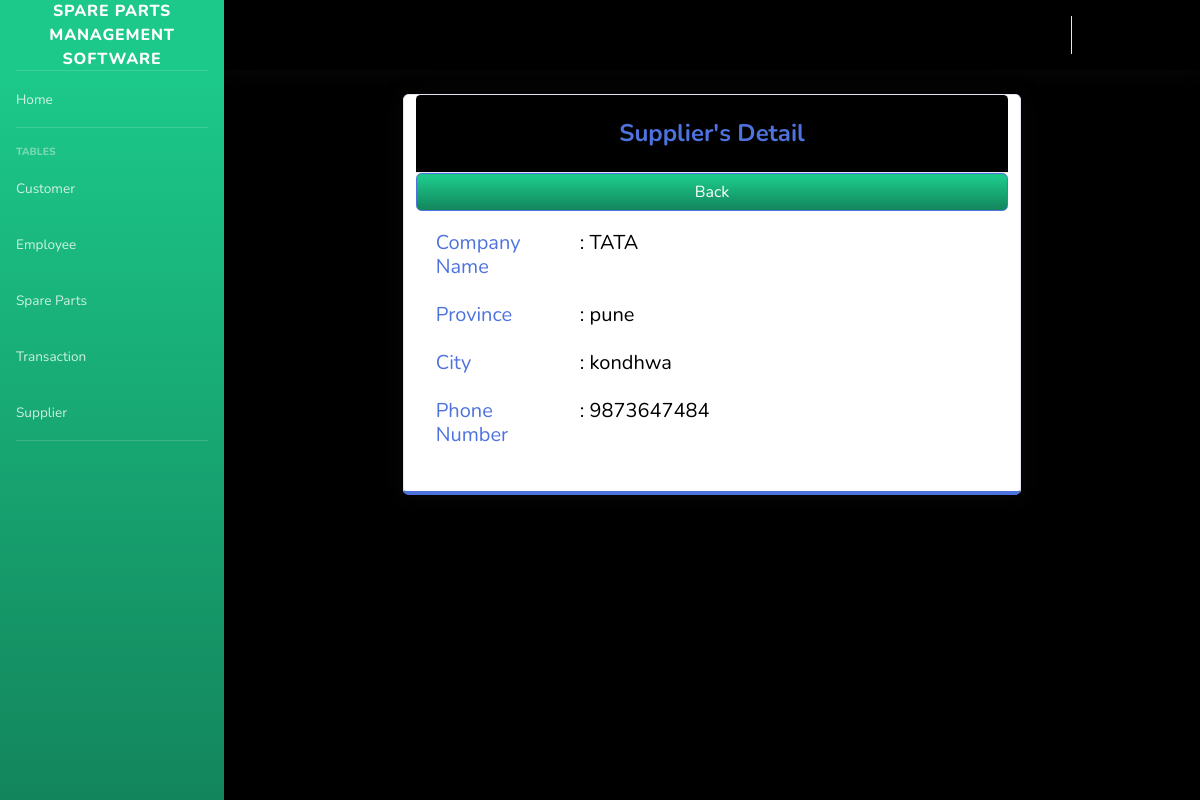
The page /pages/sup_searchfrm.php?id=17 (signed in) on the database its author committed.
### tables this page shows
CREATE TABLE `supplier` (
  `SUPPLIER_ID` int(11) NOT NULL,
  `COMPANY_NAME` varchar(50) DEFAULT NULL,
  `LOCATION_ID` int(11) NOT NULL,
  `PHONE_NUMBER` varchar(11) DEFAULT NULL
);

CREATE TABLE `location` (
  `LOCATION_ID` int(11) NOT NULL,
  `PROVINCE` varchar(100) DEFAULT NULL,
  `CITY` varchar(100) DEFAULT NULL
);

### pages/sup_searchfrm.php (the view, shortened to what this page needs)
<?php
include'../includes/connection.php';
include'../includes/sidebar.php';
?>
          <center><div class="card shadow mb-4 col-xs-12 col-md-8 border-bottom-primary">
            <div class="card-header py-3">
              <h4 class="m-2 font-weight-bold text-primary">Supplier's Detail</h4>
            </div>
            <a href="supplier.php?action=add" type="button" class="btn btn-primary bg-gradient-success">Back</a>
            <div class="card-body">
          <?php
            $query = 'SELECT SUPPLIER_ID, COMPANY_NAME, l.PROVINCE, l.CITY, PHONE_NUMBER FROM supplier e join location l on e.LOCATION_ID = l.LOCATION_ID WHERE e.SUPPLIER_ID ='.$_GET['id'];
            $result = mysqli_query($db, $query) or die(mysqli_error($db));
              while($row = mysqli_fetch_array($result))
              {
                $a= $row['COMPANY_NAME'];
                $b=$row['PROVINCE'];
                $c=$row['CITY'];
                $d=$row['PHONE_NUMBER'];
              }
          ?>
                    <div class="form-group row text-left">
                      <div class="col-sm-3 text-primary">
                        <h5>
                          Company Name<br>
                        </h5>
                      </div>
                      <div class="col-sm-9">
                        <h5>
                          : <?php echo $a; ?><br>
                        </h5>
                      </div>
                    </div>
                    <div class="form-group row text-left">
                      <div class="col-sm-3 text-primary">
                        <h5>
                          Province<br>
                        </h5>
                      </div>
                      <div class="col-sm-9">
                        <h5>
                          : <?php echo $b; ?> <br>
                        </h5>
                      </div>
                    </div>
                    <div class="form-group row text-left">
                      <div class="col-sm-3 text-primary">
                        <h5>
                          City<br>
                        </h5>
                      </div>
                      <div class="col-sm-9">
                        <h5>
                          : <?php echo $c; ?> <br>
                        </h5>
                      </div>
                    </div>
                    <div class="form-group row text-left">
                      <div class="col-sm-3 text-primary">
                        <h5>
                          Phone Number<br>
                        </h5>
                      </div>
                      <div class="col-sm-9">
                        <h5>
                          : <?php echo $d; ?> <br>
                        </h5>
                      </div>
                    </div>
          </div>
          </div>
<?php
include'../includes/footer.php';
?>

### rows shown on the page
supplier: COMPANY_NAME "TATA", LOCATION_ID.PROVINCE "pune", LOCATION_ID.CITY "kondhwa", PHONE_NUMBER "9873647484"
